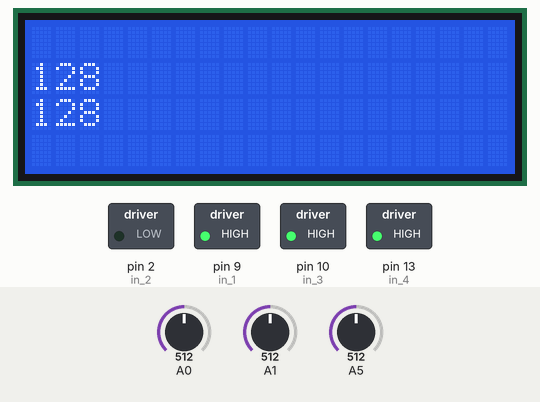
Simulated run of this sketch. Board: Arduino Uno, built with avr-gcc and run on an emulated ATmega328P. Shown: 20×4 character LCD, switched loads named in the sketch (green lamp = pin HIGH). The test bench sets the inputs (shaded band); at power-on: A0 = 512, A1 = 512, A5 = 512.

Above: at 3.2 s.
3.3 s: A0 set to 716
At 3.9 s:
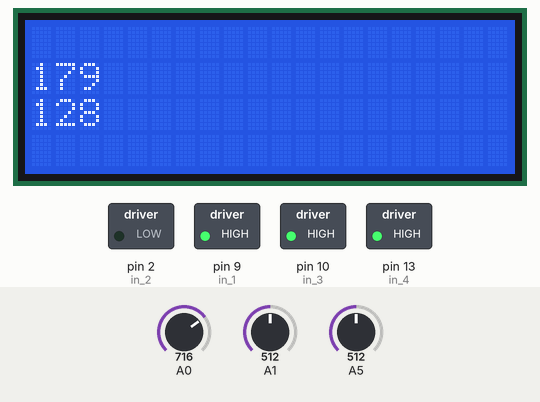
4.8 s: A1 set to 716
At 6.0 s:
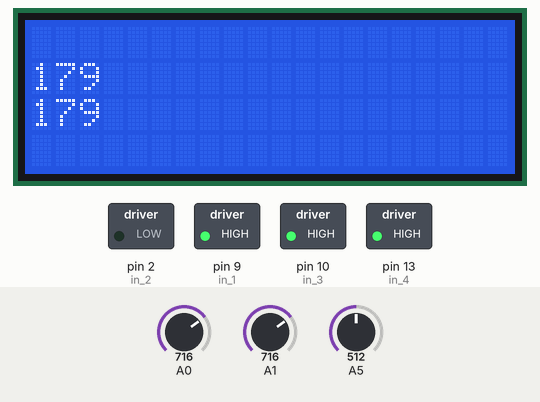
6.3 s: A0 set to 900
At 7.3 s:
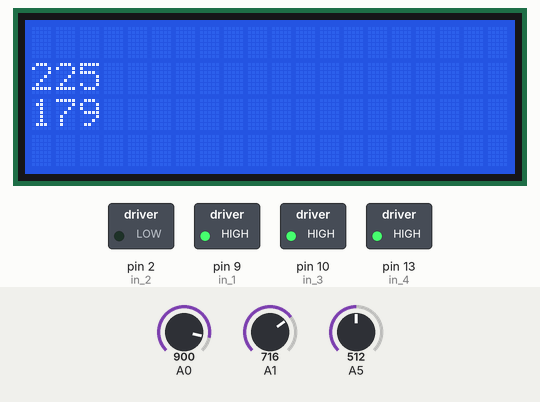
7.8 s: A1 set to 900
At 8.4 s:
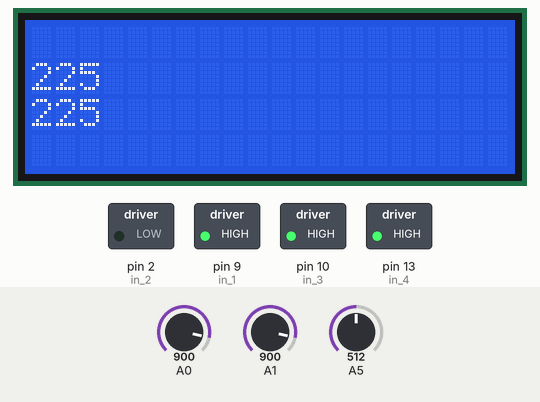
9.3 s: A0 set to 1023
At 10.5 s:
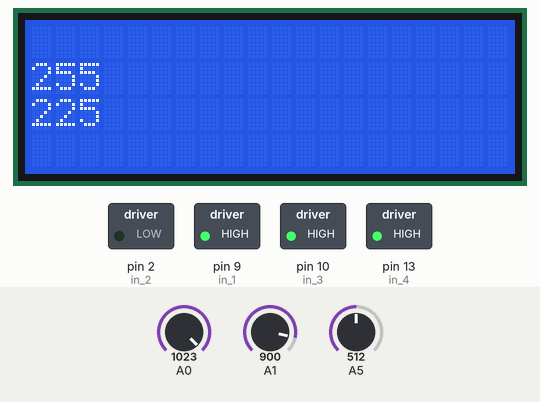
10.8 s: A1 set to 1023
At 11.7 s:
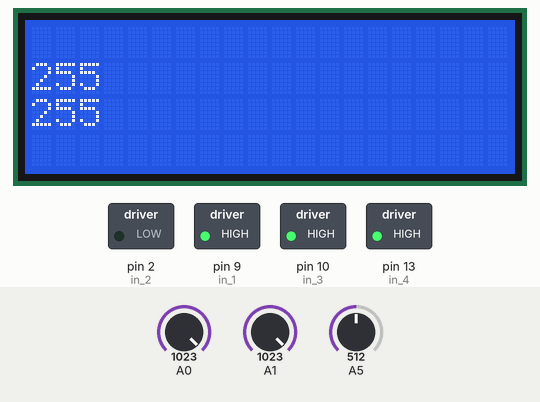
Timing chart, 0 to 13.3 s (numbered marks = the images above; inputs shaded):
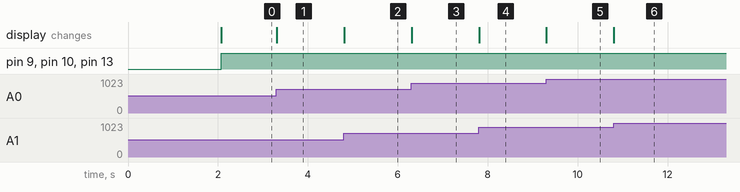

The sketch:

Proje2.ino
```cpp
#include <LiquidCrystal.h>
// LCD pins <--> Arduino pins
const int RS = 12, EN = 11, D4 = 8, D5 = 4, D6 = 7, D7 = 3;
LiquidCrystal lcd(RS, EN, D4, D5, D6, D7);


const int in_1 = 9 ;
const int in_2 = 2 ;
const int in_3 = 10 ;
const int in_4 = 13 ;
const int button1 = 1;
const int button2 = 0;


char motorno='1';
char motorfunc='r';
char motorfunc1='r';
char motorfunc2='r';
char rcved_char;
int count_char=0;
int motorspeed1=255;
int motorspeed2=255;
int motorspeed=255;
int buttonstate1;
int buttonstate2;
int buttonstate3;
// motorfunc: turn right (CW), turn left (CCW), Brake. Speed: 0-255 duty for pwm
void motor(char motornox, char motorfuncx, int motorspeedx){

  if(motornox=='1'){

      if(motorfuncx=='r'){
          digitalWrite(in_1,HIGH) ;
          digitalWrite(in_2,LOW) ;
      }
      else if(motorfuncx=='l'){
          digitalWrite(in_1,LOW) ;
          digitalWrite(in_2,HIGH) ;
      }
      else if(motorfuncx=='b'){
         digitalWrite(in_1,HIGH) ;
         digitalWrite(in_2,HIGH) ;
      }
  }
  else if(motornox=='2'){

      if(motorfuncx=='r'){
          digitalWrite(in_3,HIGH) ;
          digitalWrite(in_4,LOW) ;
      }
      else if(motorfuncx=='l'){
          digitalWrite(in_3,LOW) ;
          digitalWrite(in_4,HIGH) ;
      }
      else if(motorfuncx=='b'){
          digitalWrite(in_3,HIGH) ;
          digitalWrite(in_4,HIGH) ;
      }
  }


}

void setup()
{
   pinMode(in_1,OUTPUT) ; //Logic pins are also set as output
   pinMode(in_2,OUTPUT) ;
   pinMode(in_3,OUTPUT) ; //Logic pins are also set as output
   pinMode(in_4,OUTPUT) ;
   pinMode(button1,INPUT_PULLUP);
   pinMode(button2,INPUT_PULLUP);

  Serial.begin(57600);

  lcd.begin(20, 4); // set up number of columns and rows
  lcd.home();
  lcd.clear();
  lcd.print("Lab-7:E3");
  delay(2000);
  lcd.home();
  lcd.clear();

}

void loop(){

   if (buttonstate1 == 0 && buttonstate2 == 0 && (buttonstate3/255) == 0) {

     motorfunc1 = 'r';
     motorfunc2 = 'b';
     motor('1',motorfunc1,motorspeed1);
    motor('2', motorfunc2,motorspeed2);
  }
  // first motor turns left and second motor break
  else if (buttonstate1 == 0 && buttonstate2 == 1 && (buttonstate3/255) == 0) {
     motorfunc1 = 'l';
     motorfunc2 = 'b';

    motor('1', motorfunc1,motorspeed1);
    motor('2', motorfunc2,motorspeed2);
  }
  else if (buttonstate1 == 1 && buttonstate2 == 0 && (buttonstate3/255) == 0) {
    motorfunc1 = 'b';
     motorfunc2 = 'b';

    motor('1', motorfunc1,motorspeed1);
    motor('2', motorfunc2,motorspeed2);
  }

  // first motor and second motor break

  else if (buttonstate1 == 1 && buttonstate2 == 1 && (buttonstate3/255) == 0) {
    motor('1', motorfunc1,motorspeed1);
    motor('2', motorfunc2,motorspeed2);
  }
else if (buttonstate1 == 0 && buttonstate2 == 0 && (buttonstate3/255) == 1) {
     motorfunc1 = 'b';
     motorfunc2 = 'r';
     motor('1', motorfunc1,motorspeed1);
    motor('2', motorfunc2,motorspeed2);
  }
 else if (buttonstate1 == 0 && buttonstate2 == 1 && buttonstate3/255 == 1) {
     motorfunc1 = 'b';
     motorfunc2 = 'l';
    motor('1', motorfunc1,motorspeed1);
    motor('2', motorfunc2,motorspeed2);
  }

   else if (buttonstate1 == 1 && buttonstate2 == 0 && (buttonstate3/255) == 1) {
    motorfunc1 = 'b';
     motorfunc2 = 'b';

    motor('1', motorfunc1,motorspeed1);
    motor('2', motorfunc2,motorspeed2);
  }


   else if (buttonstate1 == 1 && buttonstate2 == 1 && (buttonstate3/255) == 1) {
    motor('1', motorfunc1,motorspeed1);
    motor('2', motorfunc2,motorspeed2);
  }

  motorspeed1=analogRead(A0)/4;
  motorspeed2=analogRead(A1)/4;
  buttonstate3=analogRead(A5)/4;
  buttonstate1=digitalRead(button1);
  buttonstate2=digitalRead(button2);


  lcd.setCursor(0, 1); // move cursor to (col, row)
  lcd.print(motorspeed1);
  lcd.setCursor(0, 2); // move cursor to (col, row)
  lcd.print(motorspeed2);
  delay(50);

}
```

Measured:
- after the input at 3.3 s, the display: changes at once (image 1)
- after the input at 4.8 s, the display: changes at once (image 2)
- after the input at 6.3 s, the display: changes at once (image 3)
- after the input at 7.8 s, the display: changes at once (image 4)
- after the input at 9.3 s, the display: changes at once (image 5)
- after the input at 10.8 s, the display: changes at once (image 6)
